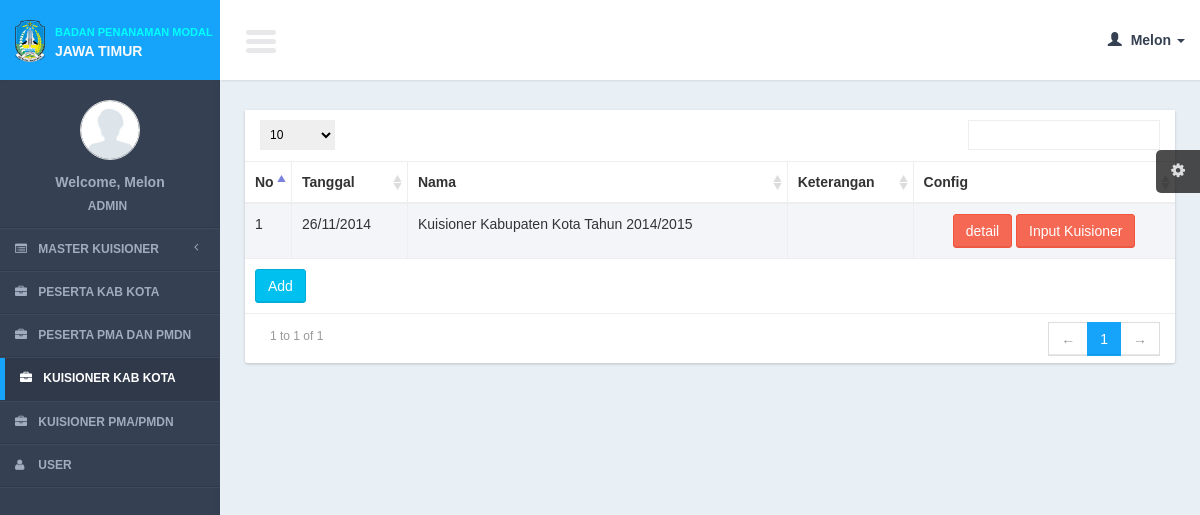
The app's page /controllers/kuisioner.php (signed in) with its own data.
### tables this page shows
CREATE TABLE IF NOT EXISTS `kuisioner` (
`kuisioner_id` int(11) NOT NULL,
  `kuisioner_name` text NOT NULL,
  `kuisioner_description` text NOT NULL,
  `kuisioner_date` date NOT NULL,
  `kuisioner_type` int(11) NOT NULL
);

### models/kuisioner_model.php (called while the page is built, shortened)
<?php
function select(){
	$query = mysql_query("select *
		from kuisioner where kuisioner_type ='1'
			");
	return $query;
}
?>

### lib/function.php (called while the page is built, shortened)
<?php
function get_header($title = ""){
	include '../views/layout/header.php';
}
function get_footer(){
	include '../views/layout/footer.php';
}
function format_date($date){
	$date = explode("-", $date);
	$new_date = $date[2]."/".$date[1]."/".$date[0];
	return $new_date;
}
	?>

### views/kuisioner/list.php (the view, shortened to what this page needs)
     <section class="content">
         <div class="row">
             <div class="col-xs-12">
                 <div class="box">
                     <div class="box-body2 table-responsive">
                         <table id="example1" class="table table-bordered table-striped">
                             <thead>
                                 <tr>
                                 <th width="5%">No</th>
                                     <th>Tanggal</th>
                                     <th>Nama</th>
                                     <th>Keterangan</th>
                                      <th>Config</th>
                                 </tr>
                             </thead>
                             <tbody>
                                 <?php
                                $no = 1;
                                 while($row = mysql_fetch_array($query)){
                                 ?>
                                 <tr>
                                 <td><?= $no?></td>
                                     <td><?= format_date($row['kuisioner_date'])?></td>
                                     <td><?= $row['kuisioner_name']?></td>
                                      <td><?= $row['kuisioner_description']?></td>
                                     <td style="text-align:center;">
                                          <a href="kuisioner.php?page=list_detail&data_id=<?= $row['kuisioner_id']?>" class="btn btn-danger" >detail</i></a>
		<a href="answer.php?data_id=<?= $row['kuisioner_id']?>" class="btn btn-danger" >Input Kuisioner</a>
                                     </td>
                                 </tr>
                                 <?php
$no++;
                                 }
                                 ?>
                             </tbody>
                               <tfoot>
                                 <tr>
                                     <td colspan="10"><a href="<?= $add_button ?>" class="btn btn-info " >Add</a></td>
                                 </tr>
                             </tfoot>
                         </table>
                     </div>
                 </div>
             </div>
         </div>
     </section>

### css/AdminLTE.css (style rules this page uses)
html { font-family: 'Source Sans Pro', sans-serif; -webkit-font-smoothing: antialiased; min-height: 100%; background: #354052; }
body { font-family: 'Source Sans Pro', sans-serif; -webkit-font-smoothing: antialiased; min-height: 100%; background: #E9F0F5; }
a { color: #3c8dbc; }
.content { padding: 30px 10px; }
.table-striped > tbody > tr:nth-child(odd), .table-striped > tbody > tr:nth-child(odd) { background:#F3F5F9; }
.box { position: relative; margin-bottom: 20px; -webkit-border-radius: 3px; -moz-border-radius: 3px; border-radius: 3px !important; width: 100%; background:#fff; box-shadow: 0 1px 3px rgba(0, 0, 0, 0.1); }
.box .box-body2 { background:#fff; -webkit-border-top-left-radius: 0; -webkit-border-top-right-radius: 0; -webkit-border-bottom-right-radius: 3px; -webkit-border-bottom-left-radius: 3px; -moz-border-radius-topleft: 0; -moz-border-radius-topright: 0; -moz-border-radius-bottomright: 3px; -moz-border-radius-bottomleft: 3px; border-top-left-radius: 0; border-top-right-radius: 0; border-bottom-right-radius: 3px; border-bottom-left-radius: 3px; box-shadow: 0 1px 3px rgba(0, 0, 0, 0.1); }
.btn { font-weight: 500; -webkit-border-radius: 3px; -moz-border-radius: 3px; border-radius: 3px; border: 1px solid transparent; -webkit-box-shadow: inset 0px -2px 0px 0px rgba(0, 0, 0, 0.09); -moz-box-shadow: inset 0px -2px 0px 0px rgba(0, 0, 0, 0.09); box-shadow: inset 0px -1px 0px 0px rgba(0, 0, 0, 0.09); }
.btn.btn-info { background-color: #00c0ef; border-color: #00acd6; }
.btn.btn-danger { background-color: #f56954; border-color: #f4543c; }

### records on screen
kuisioner: kuisioner_date "26/11/2014", kuisioner_name "Kuisioner Kabupaten Kota Tahun 2014/2015"

### other values on screen
$user_data[0] "Melon"
$user_data[1] "ADMIN"
